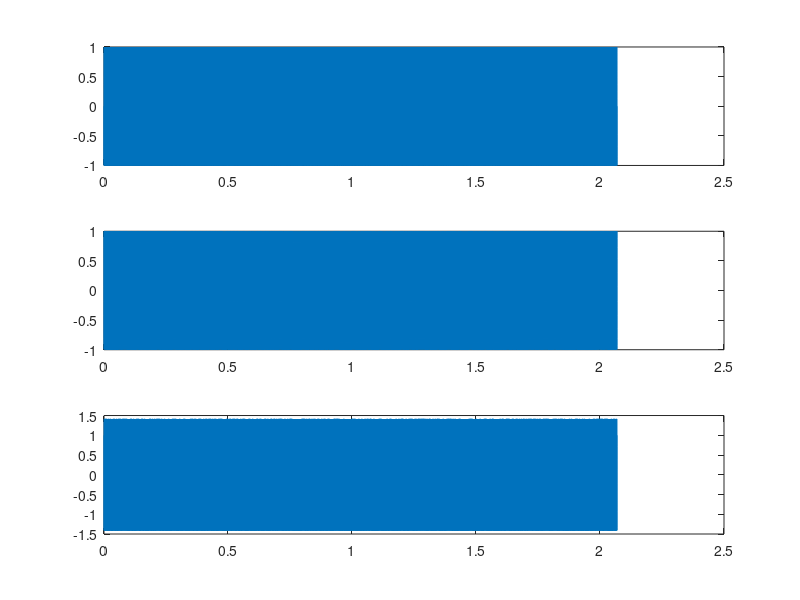
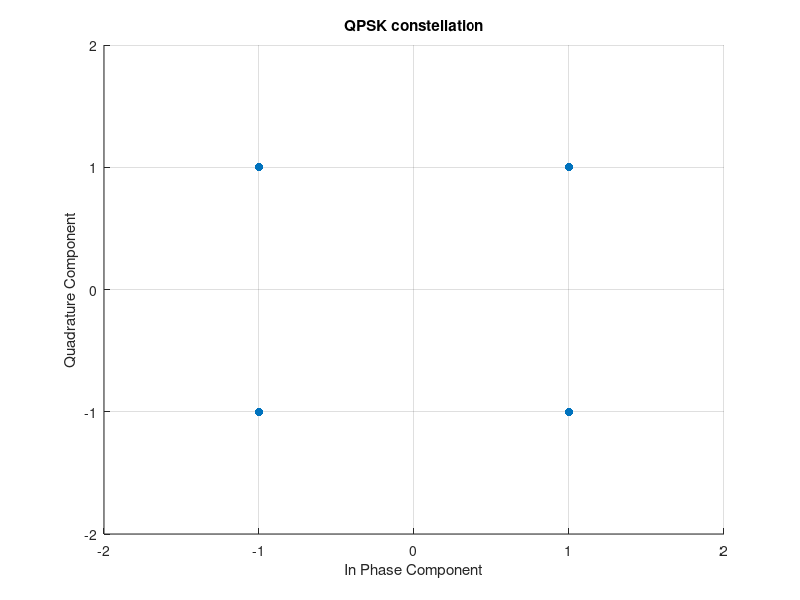
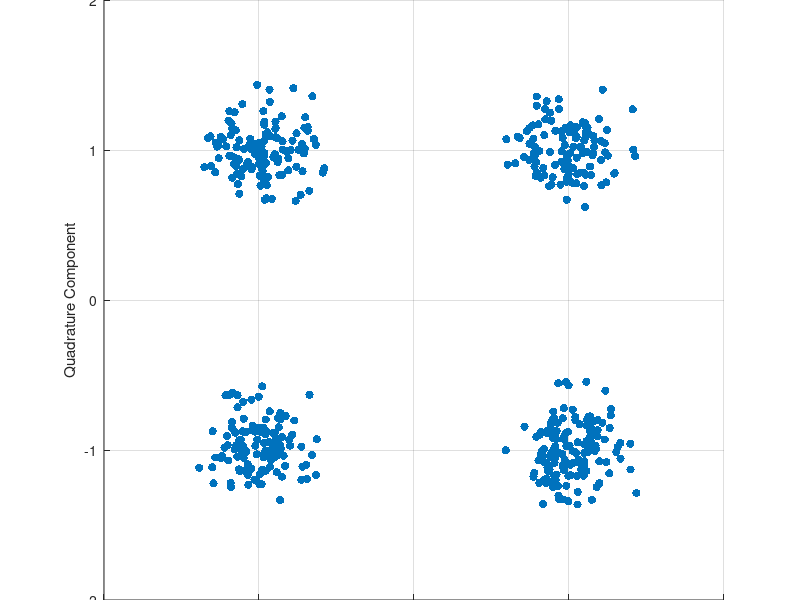

These charts were generated, in order, by the following MATLAB code: (Note: this script raises an error after producing the figures.)
clear all;
close all;

N = 512; %Number of symbols
f = 1000; %carrier frequency

x = randi([0 1],[1 2*N]); % Since two bits per symbols
x_nrz = 2*x - 1;

x_even = x_nrz(2:2:length(x));
x_odd = x_nrz(1:2:length(x));

%Modulate onto carrier
symbol_rate = 250;
T = 1/symbol_rate; % Symbol Duration
time_precision = T/100;
t = 0:time_precision:T;

x_modulated = [];
x_inphase = [];
x_quadrature = [];
for i = 1:1:length(x_even)
    x_inphase = [x_inphase,x_odd(i)*cos(2*pi*f*t)];
    x_quadrature = [x_quadrature,x_even(i)*sin(2*pi*f*t)];
    
end
x_modulated = x_inphase + x_quadrature;

t_full = 0:1:length(x_modulated)-1;
t_full = t_full.*time_precision;

figure(1)
subplot(311)
plot(t_full,x_quadrature);
subplot(312)
plot(t_full,x_inphase);
subplot(313)
plot(t_full,x_modulated);

figure(2)
%Generating Constellation
x_constellation = x_odd + j.*x_even;
scatter(real(x_constellation),imag(x_constellation),'filled','linewidth',3)
axis([-2 2 -2 2])
xlabel('In Phase Component')
ylabel('Quadrature Component')
title('QPSK constellation')
grid on;

SNR = 10;
figure(3)
x_noisy_symbols = x_constellation + (1/sqrt(2))*(1/sqrt(2)*10^(-SNR/20)) * randn(1,length(x_constellation)) + 1i * (1/sqrt(2))*(1/sqrt(2)*10^(-SNR/20)) * randn(1,length(x_constellation));
scatter(real(x_noisy_symbols),imag(x_noisy_symbols),'filled','linewidth',0.5)
axis([-2 2 -2 2])
xlabel('In Phase Component')
ylabel('Quadrature Component')
title("QPSK constellation with AWGN, SNR = "+ SNR)
grid on;

%Pulse shaping

 roll_off = 0.35;
 span = 10;
 sps = 8*symbol_rate;
% h = rcosdesign( roll_off ,span, symbol_rate*8);
% 
% x_shaped = upfirdn( x_modulated, h, symbol_rate*8);

h = rcosdesign( roll_off, span, sps);
x_pulsed = upfirdn( x_nrz, h, sps);


